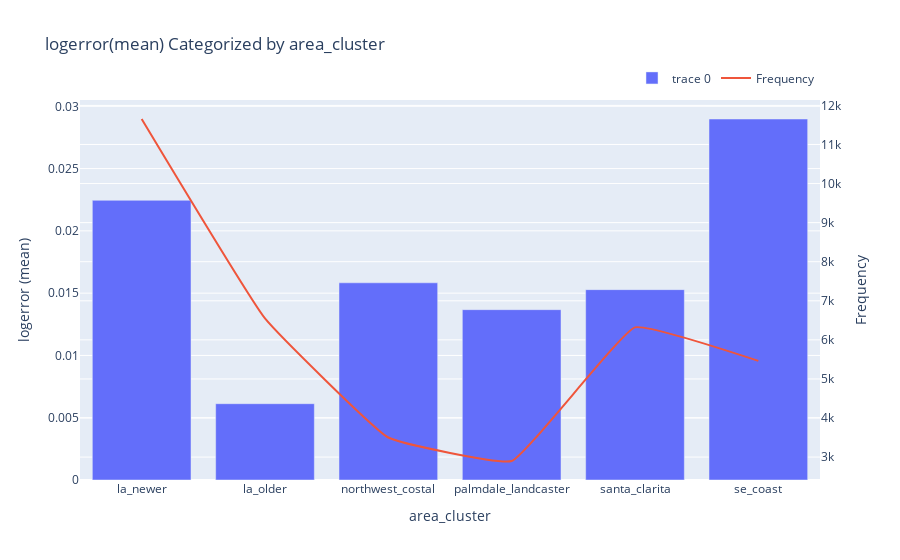

The notebook cell saved with this chart:
### Code cell
if isinstance(df, (pd.DatetimeIndex, pd.MultiIndex)):
	df = df.to_frame(index=False)

# remove any pre-existing indices for ease of use in the D-Tale code, but this is not required
df = df.reset_index().drop('index', axis=1, errors='ignore')
df.columns = [str(c) for c in df.columns]  # update columns to strings in case they are numbers

df = df.sort_values(['logerror'], ascending=[False])

chart = df.groupby('area_cluster')[['logerror']].agg(['count', 'mean'])
chart.columns = chart.columns.droplevel(0)
chart.columns = ["count", "data"]
chart.index.name = 'labels'
chart = chart.reset_index()
charts = [
	go.Bar(x=chart['labels'].values, y=chart['data'].values),
	go.Scatter(
		x=chart['labels'].values, y=chart['count'].values, yaxis='y2',
		name='Frequency', line={'shape': 'spline', 'smoothing': 0.3}, mode='lines'
	)
]
figure = go.Figure(data=charts, layout=go.Layout({
    'barmode': 'group',
    'legend': {'orientation': 'h'},
    'title': {'text': 'logerror(mean) Categorized by area_cluster'},
    'xaxis': {'title': {'text': 'area_cluster'}},
    'yaxis': {'side': 'left', 'title': {'text': 'logerror (mean)'}},
    'yaxis2': {'overlaying': 'y', 'side': 'right', 'title': {'text': 'Frequency'}}
}))

# If you're having trouble viewing your chart in your notebook try passing your 'chart' into this snippet:
#
# from plotly.offline import iplot, init_notebook_mode
#
# init_notebook_mode(connected=True)
# for chart in charts:
#     chart.pop('id', None) # for some reason iplot does not like 'id'
# iplot(figure)
# DISCLAIMER: 'df' refers to the data you passed in when calling 'dtale.show'

import numpy as np
import pandas as pd
import plotly.graph_objs as go

if isinstance(df, (pd.DatetimeIndex, pd.MultiIndex)):
	df = df.to_frame(index=False)

# remove any pre-existing indices for ease of use in the D-Tale code, but this is not required
df = df.reset_index().drop('index', axis=1, errors='ignore')
df.columns = [str(c) for c in df.columns]  # update columns to strings in case they are numbers

df = df.sort_values(['logerror'], ascending=[False])

chart = df.groupby('area_cluster')[['logerror']].agg(['count', 'mean'])
chart.columns = chart.columns.droplevel(0)
chart.columns = ["count", "data"]
chart.index.name = 'labels'
chart = chart.reset_index()
charts = [
	go.Bar(x=chart['labels'].values, y=chart['data'].values),
	go.Scatter(
		x=chart['labels'].values, y=chart['count'].values, yaxis='y2',
		name='Frequency', line={'shape': 'spline', 'smoothing': 0.3}, mode='lines'
	)
]
figure = go.Figure(data=charts, layout=go.Layout({
    'barmode': 'group',
    'legend': {'orientation': 'h'},
    'title': {'text': 'logerror(mean) Categorized by area_cluster'},
    'xaxis': {'title': {'text': 'area_cluster'}},
    'yaxis': {'side': 'left', 'title': {'text': 'logerror (mean)'}},
    'yaxis2': {'overlaying': 'y', 'side': 'right', 'title': {'text': 'Frequency'}}
}))
figure.update_layout(legend=dict(
    orientation="h",
    yanchor="bottom",
    y=1.02,
    xanchor="right",
    x=1
))

### Figure 1 — Plotly figure (JSON) as saved in the notebook; plotly's stock layout.template omitted (floating-point values rounded to 4 significant figures)
{"data": [{"type": "bar", "x": ["la_newer", "la_older", "northwest_costal", "palmdale_landcaster", "santa_clarita", "se_coast"], "y": [0.02245, 0.006126, 0.01583, 0.01368, 0.01528, 0.02898]}, {"line": {"shape": "spline", "smoothing": 0.3}, "mode": "lines", "name": "Frequency", "type": "scatter", "x": ["la_newer", "la_older", "northwest_costal", "palmdale_landcaster", "santa_clarita", "se_coast"], "y": [11652, 6549, 3501, 2900, 6319, 5463], "yaxis": "y2"}], "layout": {"barmode": "group", "legend": {"orientation": "h", "x": 1, "xanchor": "right", "y": 1.02, "yanchor": "bottom"}, "title": {"text": "logerror(mean) Categorized by area_cluster"}, "xaxis": {"title": {"text": "area_cluster"}}, "yaxis": {"side": "left", "title": {"text": "logerror (mean)"}}, "yaxis2": {"overlaying": "y", "side": "right", "title": {"text": "Frequency"}}}}
